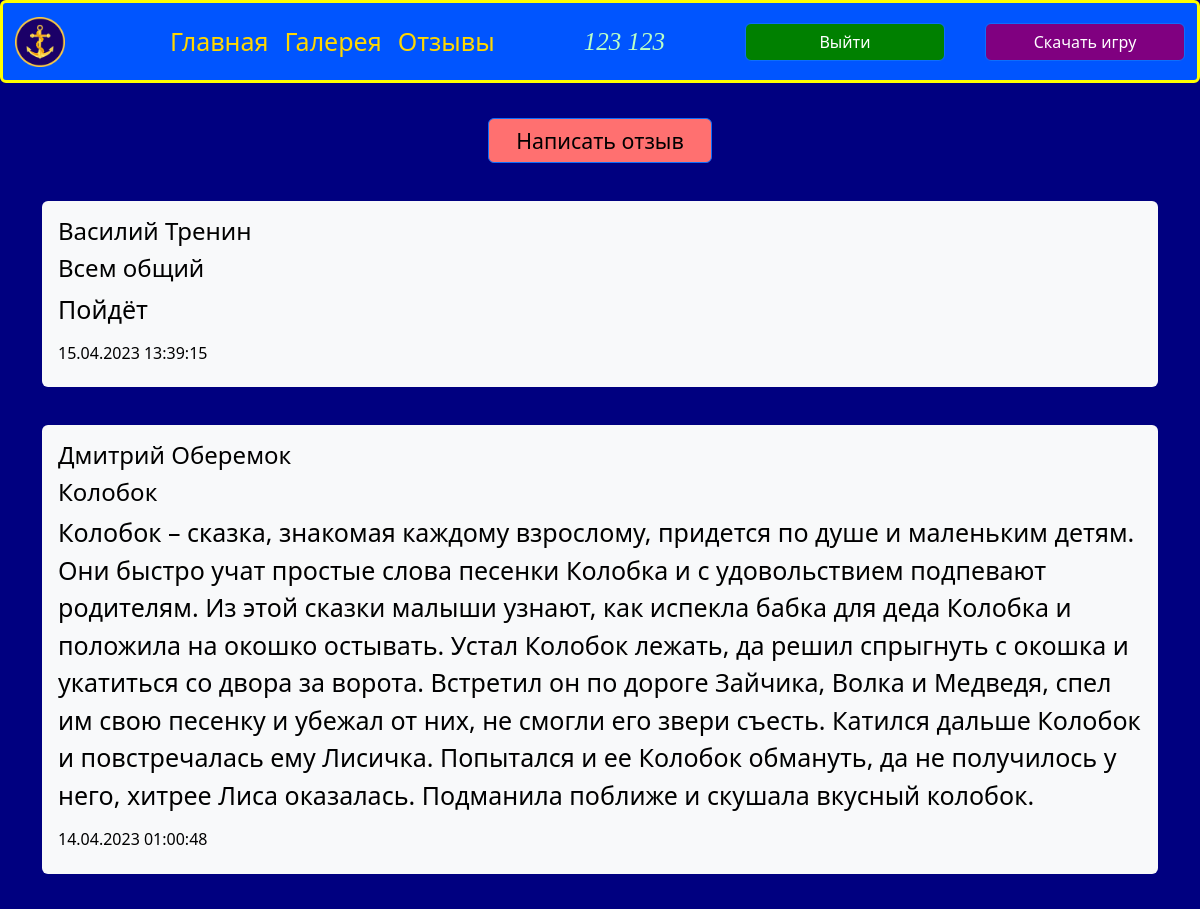
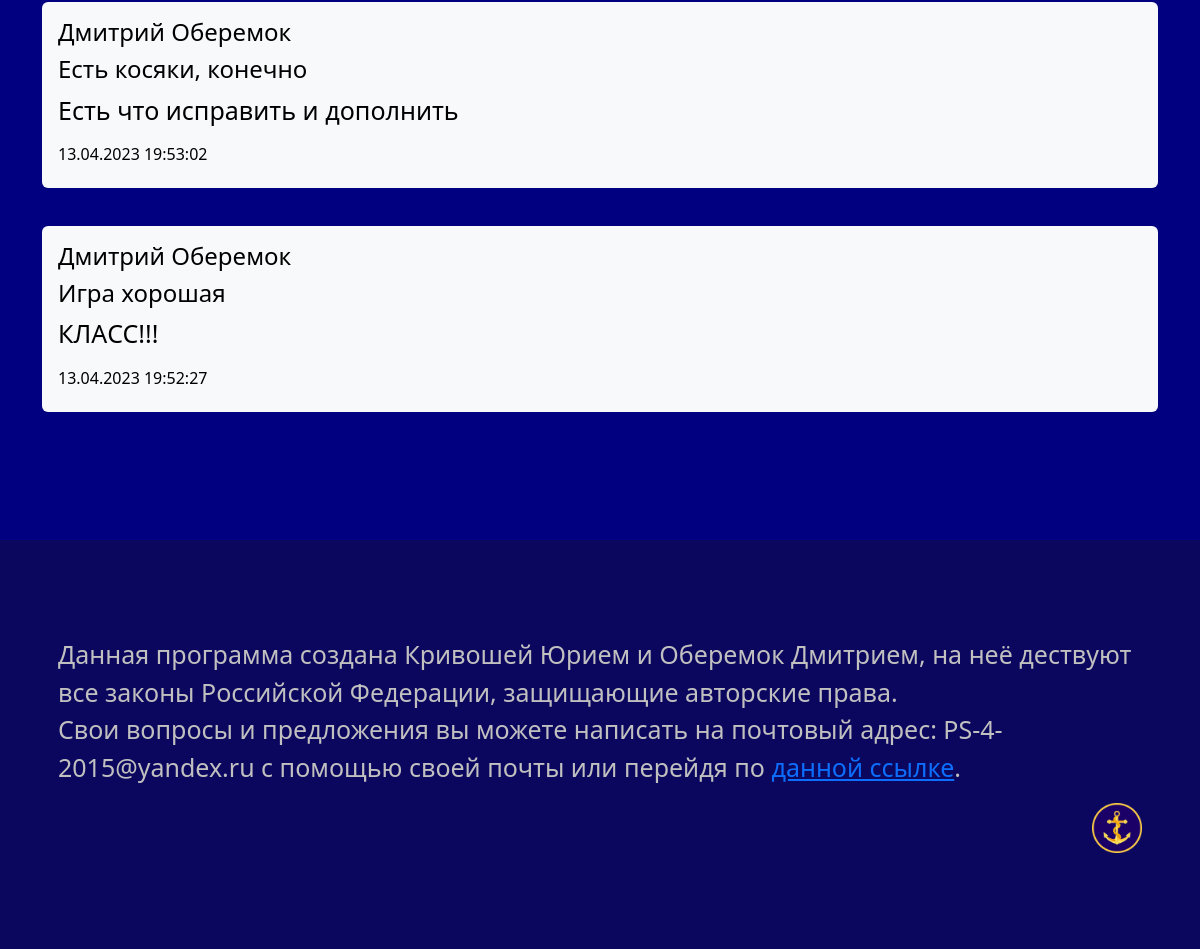
The page /reviews (signed in) on the database its author committed (2 pictures, top to bottom).
### data/users.py (models this page shows, shortened)
class User(SqlAlchemyBase, UserMixin):
    __tablename__ = 'users'
    id = sqlalchemy.Column(sqlalchemy.Integer, primary_key=True, autoincrement=True)
    email = sqlalchemy.Column(sqlalchemy.String, unique=True, nullable=False)
    name = sqlalchemy.Column(sqlalchemy.String, nullable=False)
    surname = sqlalchemy.Column(sqlalchemy.String, nullable=False)
    password = sqlalchemy.Column(sqlalchemy.String, nullable=False)
    registration_data = sqlalchemy.Column(sqlalchemy.DateTime, default=datetime.datetime.now())
    reviews = orm.relationship("Review", back_populates='user')
    mails = orm.relationship("Mail", back_populates='user')
    captchas = orm.relationship("Captcha", back_populates='email')

### data/reviews.py (models this page shows)
class Review(SqlAlchemyBase, SerializerMixin):
    __tablename__ = 'reviews'
    id = sqlalchemy.Column(sqlalchemy.INTEGER, primary_key=True, autoincrement=True)
    user_id = sqlalchemy.Column(sqlalchemy.INTEGER, sqlalchemy.ForeignKey("users.id"), nullable=False)
    topic = sqlalchemy.Column(sqlalchemy.VARCHAR, nullable=False)
    review = sqlalchemy.Column(sqlalchemy.VARCHAR, nullable=False)
    send_date = sqlalchemy.Column(sqlalchemy.DATETIME, default=datetime.datetime.now())
    user = orm.relationship("User")

### main.py (the view)
@app.route('/reviews')
def reviews():
    session = db_session.create_session()
    db_reviews = session.query(Review).all()
    for i in range(len(db_reviews)):
        user = load_user(db_reviews[i].user_id)
        db_reviews[i].send_date = db_reviews[i].send_date.strftime('%d.%m.%Y %H:%M:%S')
        db_reviews[i].name = user.name + ' ' + user.surname
    return render_template_with_user('reviews.html', reviews=db_reviews)

### data/db_session.py (called while the page is built)
def create_session() -> Session:
    global __factory
    return __factory()

### main.py (called while the page is built)
@login_manager.user_loader
def load_user(user_id):  # Функция для получения пользователя
    db_sess = db_session.create_session()
    return db_sess.get(User, user_id)

def render_template_with_user(html, **kwargs):
    user_online = load_user(current_user.id) if current_user.is_authenticated else None
    return render_template(html, user=user_online, **kwargs)

### templates/reviews.html (shortened to what this page needs)
{% extends "base_page.html" %}
{% block css %}<link rel="stylesheet" href="/static/css/reviews.css">{% endblock %}
{% block content %}
<br>
<a class="btn btn-primary write" href="/reviews/write">Написать отзыв</a>
{% for review in reviews[::-1] %}
<br>
<div data-bs-spy="scroll" data-bs-target="#navbar-example2" data-bs-root-margin="0px 0px -40%"
     data-bs-smooth-scroll="true" class="scrollspy-example bg-body-tertiary p-3 rounded-2" tabindex="0">
    <h4>{{ review. name }}</h4>
    <h4 id="scrollspyHeading1">{{ review. topic }}</h4>
    <p>{{ review. review }}</p>
    <h6>{{ review. send_date }}</h6>
</div>
{% endfor %}
{% endblock %}

### templates/base_page.html (shortened to what this page needs)
<!DOCTYPE html>
<html lang="ru">
<head>
    <link rel="stylesheet" href="https://cdn.jsdelivr.net/npm/bootstrap@5.3.0-alpha3/dist/css/bootstrap.min.css">
    <link rel="stylesheet" href="/static/css/main_page.css">
    {% block css %}{% endblock %}
</head>
<body>
<header>
    <nav class="navbar navbar-expand-lg bg-light rounded navbar-color" aria-label="Twelfth navbar example">
        <div class="container-fluid">
            <a class="navbar-brand" href="#">
                <img src="{{ url_for('static', filename='Image/Icon.ico') }}"
                     alt="Logo" width="50" height="50" class="d-inline-block align-text-top logo"
                     title="Морская оборона">
            </a>
            <div class="collapse navbar-collapse justify-content-md-center" id="navbarsExample10">
                <ul class="navbar-nav">
                    <li class="nav-item">
                        <a class="nav-link link-color" aria-current="page" href="/">Главная</a>
                    </li>
                    <li class="nav-item">
                        <a class="nav-link link-color" href="/gallery">Галерея</a>
                    </li>
                    <li class="nav-item">
                        <a class="nav-link link-color" href="/reviews">Отзывы</a>
                    </li>
                </ul>
            </div>
            {% if current_user.is_authenticated %}
            <div class="account">
                <a>{{user. name}} {{user. surname}}</a>
            </div>
            <div class="d-lg-flex justify-content-lg-end">
                <a class="btn btn-primary login" href="/logout">Выйти</a>
            </div>
            <div class="d-lg-flex justify-content-lg-end">
                <a class="btn btn-primary register" href="/download">Скачать игру</a>
            </div>
            {% endif %}
        </div>
    </nav>
</header>
<main class="container main-content">
    {% block content %} {% endblock %}
</main>
<footer class="bd-footer py-4 py-md-5 mt-5 bg-body-tertiary footer-color">
    <div class="container py-4 py-md-5 px-4 px-md-3 text-body-secondary">
        <div class="container-fluid silver">
            <p>Данная программа создана Кривошей Юрием и Оберемок Дмитрием, на неё дествуют все законы Российской
                Федерации, защищающие авторские права.
                <br> Свои вопросы и предложения вы можете написать на почтовый адрес: PS-4-2015@yandex.ru с помощью
                своей почты или перейдя по <a href="/mail">данной ссылке</a>.</p>
            <div class="d-lg-flex justify-content-lg-end">
                <a class="navbar-brand " href="#">
                    <img src="{{ url_for('static', filename='Image/Icon.ico') }}" alt="Logo" width="50" height="50"
                         class="d-inline-block align-text-top logo">
                </a>
            </div>
        </div>
    </div>
</footer>
</body>
</html>

### static/css/main_page.css (style rules this page uses)
body { background-color: #000080; color: gold; margin: 0; font-size: 25px; display: flex; flex-direction: column; min-height: 100vh; }
.navbar-color { background-color: #0055ff !important; border: 3px solid yellow; position: fixed; width: 100%; z-index: 1 }
.link-color { color: gold; font-size: 25px; }
header { position: sticky; top: 0; z-index: 2; }
main { padding: 80px; flex: auto; z-index: 1; }
.login { background-color: green; margin-right: 40px; margin-left: 80px; width: 100px; }
.register { width: 100px; background-color: purple; }
.footer-color { background-color: #0c075e !important; }
.silver { color: silver; }
.login { width: 200px; }
.register { width: 200px; }
.account { color: #baffc6; font-style: italic; font-family: cursive }

### static/css/reviews.css (style rules this page uses)
main { color: black; }
.write { display: block; margin: 0 auto; width: 20%; text-align: center; background-color: #ff7070; color: black; font-size: 16pt; }

### rows shown on the page
User: name "123", surname "123"
Review: review "Василий Тренин", topic "Всем общий", review "Пойдёт", send_date "15.04.2023 13:39:15"
Review: review "Дмитрий Оберемок", topic "Колобок", review "Колобок – сказка, знакомая каждому взрослому, придется по душе и маленьким детям. Они быстро учат простые слова песенки Колобка и с удовольствием подпевают родителям. Из этой сказки малыши узнают, как испекла бабка для деда Колобка и положила на окошко остывать. Устал Колобок лежать, да решил спрыгнуть с окошка и укатиться со двора за ворота. Встретил он по дороге Зайчика, Волка и Медведя, спел им свою песенку и убежал от них, не смогли его звери съесть. Катился дальше Колобок и повстречалась ему Лисичка. Попытался и ее Колобок обмануть, да не получилось у него, хитрее Лиса оказалась. Подманила поближе и скушала вкусный колобок.", send_date "14.04.2023 01:00:48"
Review: review "Дмитрий Оберемок", topic "Есть косяки, конечно", review "Есть что исправить и дополнить", send_date "13.04.2023 19:53:02"
Review: review "Дмитрий Оберемок", topic "Игра хорошая", review "КЛАСС!!!", send_date "13.04.2023 19:52:27"
